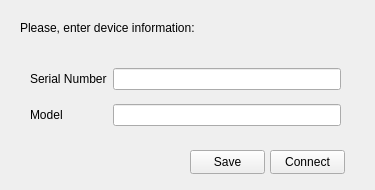
<?xml version="1.0" encoding="UTF-8"?>
<ui version="4.0">
 <class>Form</class>
 <widget class="QWidget" name="Form">
  <property name="geometry">
   <rect>
    <x>0</x>
    <y>0</y>
    <width>375</width>
    <height>190</height>
   </rect>
  </property>
  <property name="windowTitle">
   <string>Form</string>
  </property>
  <widget class="QLabel" name="label">
   <property name="geometry">
    <rect>
     <x>20</x>
     <y>20</y>
     <width>291</width>
     <height>16</height>
    </rect>
   </property>
   <property name="text">
    <string>Please, enter device information:</string>
   </property>
  </widget>
  <widget class="QWidget" name="gridLayoutWidget">
   <property name="geometry">
    <rect>
     <x>30</x>
     <y>60</y>
     <width>311</width>
     <height>76</height>
    </rect>
   </property>
   <layout class="QGridLayout" name="gridLayout">
    <item row="1" column="1">
     <widget class="QLineEdit" name="lineEditModelValue"/>
    </item>
    <item row="0" column="0">
     <widget class="QLabel" name="labelSN">
      <property name="text">
       <string>Serial Number</string>
      </property>
     </widget>
    </item>
    <item row="0" column="1">
     <widget class="QLineEdit" name="lineEditSNValue"/>
    </item>
    <item row="1" column="0">
     <widget class="QLabel" name="labelModel">
      <property name="text">
       <string>Model</string>
      </property>
     </widget>
    </item>
   </layout>
  </widget>
  <widget class="QPushButton" name="pushButtonConnect">
   <property name="geometry">
    <rect>
     <x>270</x>
     <y>150</y>
     <width>75</width>
     <height>24</height>
    </rect>
   </property>
   <property name="text">
    <string>Connect</string>
   </property>
  </widget>
  <widget class="QPushButton" name="pushButtonSave">
   <property name="geometry">
    <rect>
     <x>190</x>
     <y>150</y>
     <width>75</width>
     <height>24</height>
    </rect>
   </property>
   <property name="text">
    <string>Save</string>
   </property>
  </widget>
 </widget>
 <resources/>
 <connections/>
</ui>
